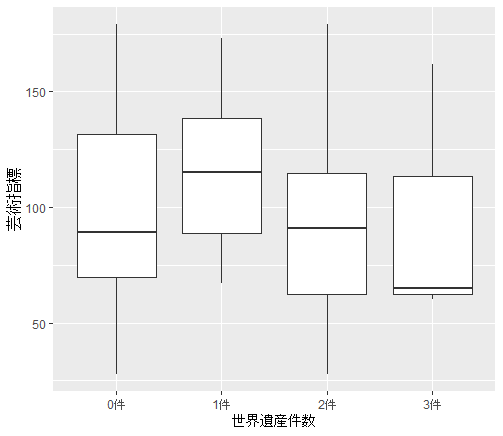

This chart was generated by the following R code:
#データの読み込み
DF <- read.table("box_plot.csv", 
                 sep = ",", 
                 header = TRUE, 
                 stringsAsFactors = FALSE, 
                 fileEncoding="UTF-8-BOM")

#内容を確認
head(DF)


library(ggplot2)
library(gridExtra)
ggplot(DF)+
  geom_boxplot(aes(y = 芸術指標, 
                   x = 世界遺産件数))
